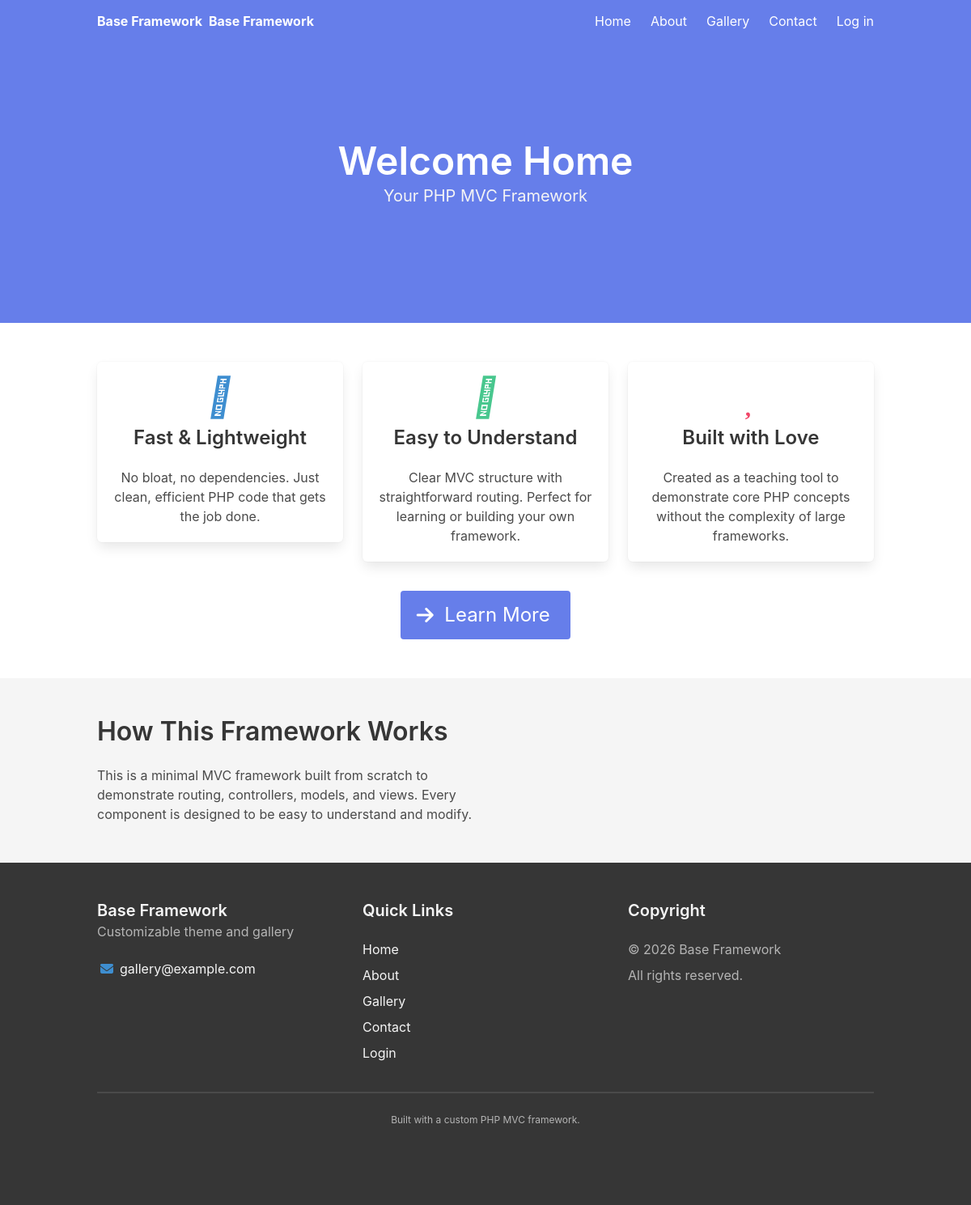
The page / on the database its author committed.
### tables this page shows
CREATE TABLE IF NOT EXISTS theme_settings (
    id INT AUTO_INCREMENT PRIMARY KEY,

     
    primary_color VARCHAR(7) NOT NULL DEFAULT '#667eea' COMMENT 'Primary brand color (hex)',
    secondary_color VARCHAR(7) NOT NULL DEFAULT '#764ba2' COMMENT 'Secondary accent color (hex)',
    accent_color VARCHAR(7) NOT NULL DEFAULT '#48c78e' COMMENT 'Tertiary accent color (hex)',
    danger_color VARCHAR(7) NOT NULL DEFAULT '#f14668' COMMENT 'Danger/destructive color (hex)',

     
    navbar_color VARCHAR(7) DEFAULT '#667eea' COMMENT 'Navbar background color (hex)',
    navbar_hover_color VARCHAR(7) DEFAULT '#ffffff' COMMENT 'Navbar hover color (hex)',
    navbar_text_color VARCHAR(7) DEFAULT '#ffffff' COMMENT 'Navbar text color (hex)',

     
    logo_path VARCHAR(255) DEFAULT NULL COMMENT 'Path to uploaded logo file',
    favicon_path VARCHAR(255) DEFAULT NULL COMMENT 'Path to uploaded favicon file',
    site_name VARCHAR(100) DEFAULT NULL COMMENT 'Site name displayed in navigation',
    gallery_contact_email VARCHAR(255) DEFAULT NULL COMMENT 'Contact email shown on gallery/footer',
    footer_tagline VARCHAR(255) DEFAULT NULL COMMENT 'Optional footer tagline',

     
    hero_background_color VARCHAR(7) DEFAULT NULL COMMENT 'Hero background color (hex)',
    hero_background_image VARCHAR(255) DEFAULT NULL COMMENT 'Hero background image path',

     
    header_style ENUM('fixed', 'static') NOT NULL DEFAULT 'static' COMMENT 'Header positioning',
    card_style ENUM('default', 'elevated', 'flat') NOT NULL DEFAULT 'default' COMMENT 'Card appearance style',

     
    created_at TIMESTAMP DEFAULT CURRENT_TIMESTAMP,
    updated_at TIMESTAMP DEFAULT CURRENT_TIMESTAMP ON UPDATE CURRENT_TIMESTAMP
);

CREATE TABLE IF NOT EXISTS homepage_settings (
    id INT AUTO_INCREMENT PRIMARY KEY,

     
    hero_title VARCHAR(100) DEFAULT 'Welcome Home',
    hero_subtitle VARCHAR(255) DEFAULT 'Your PHP MVC Framework',
    hero_title_color VARCHAR(7) DEFAULT '#ffffff',
    hero_subtitle_color VARCHAR(7) DEFAULT '#f5f5f5',

    hero_background_color VARCHAR(7) DEFAULT '#667eea',
    hero_background_image VARCHAR(255) NULL,

     
    card1_icon VARCHAR(50) DEFAULT 'fa-rocket',
    card1_title VARCHAR(100) DEFAULT 'Fast & Lightweight',
    card1_text TEXT,

    card2_icon VARCHAR(50) DEFAULT 'fa-code',
    card2_title VARCHAR(100) DEFAULT 'Easy to Understand',
    card2_text TEXT,

    card3_icon VARCHAR(50) DEFAULT 'fa-heart',
    card3_title VARCHAR(100) DEFAULT 'Built with Love',
    card3_text TEXT,

     
    cta_button_text VARCHAR(100) DEFAULT 'Learn More',
    cta_button_link VARCHAR(255) DEFAULT '/about',

     
    bottom_section_layout VARCHAR(20) DEFAULT 'text-image',  
    bottom_section_title VARCHAR(255) DEFAULT 'How This Framework Works',
    bottom_section_text TEXT,
    bottom_section_image VARCHAR(255) NULL,

    created_at TIMESTAMP DEFAULT CURRENT_TIMESTAMP,
    updated_at TIMESTAMP DEFAULT CURRENT_TIMESTAMP ON UPDATE CURRENT_TIMESTAMP
);

### app/Views/home/index.php (the view, shortened to what the rows shown need)
<?php
$heroStyle = '';
if (!empty($settings['hero_background_image'])) {
    $heroStyle = "background-image: url('" . e($settings['hero_background_image']) . "'); background-size: cover; background-position: center;";
} else {
    $heroStyle = "background-color: " . e($settings['hero_background_color'] ?? '#667eea') . ";";
}
?>
<section class="hero is-medium" style="<?= $heroStyle ?>; position: relative; min-height: 320px; background-attachment: scroll; overflow: hidden;">
    <div class="hero-body" style="padding-top: 120px; position: relative; z-index: 1;">
        <div class="container has-text-centered">
            <h1 class="title is-1" style="color: <?= e($settings['hero_title_color'] ?? '#ffffff') ?>;"><?= e($settings['hero_title'] ?? 'Welcome Home') ?></h1>
            <?php if (!empty($settings['hero_subtitle'])): ?>
                <h2 class="subtitle" style="color: <?= e($settings['hero_subtitle_color'] ?? '#f5f5f5') ?>;"><?= e($settings['hero_subtitle']) ?></h2>
            <?php endif; ?>
        </div>
    </div>
</section>
<section class="section">
    <div class="container">
        <div class="columns">
            <div class="column is-4">
                <div class="box has-text-centered">
                    <span class="icon is-large has-text-info">
                        <i class="<?= e($settings['card1_icon'] ?? 'fas fa-rocket') ?> fa-3x"></i>
                    </span>
                    <h3 class="title is-4 mt-3"><?= e($settings['card1_title'] ?? 'Fast Performance') ?></h3>
                    <p><?= e($settings['card1_text'] ?? 'Built with modern PHP and optimized for speed.') ?></p>
                </div>
            </div>
            <div class="column is-4">
                <div class="box has-text-centered">
                    <span class="icon is-large has-text-success">
                        <i class="<?= e($settings['card2_icon'] ?? 'fas fa-shield-alt') ?> fa-3x"></i>
                    </span>
                    <h3 class="title is-4 mt-3"><?= e($settings['card2_title'] ?? 'Secure') ?></h3>
                    <p><?= e($settings['card2_text'] ?? 'CSRF protection, authentication, and secure password hashing built in.') ?></p>
                </div>
            </div>
            <div class="column is-4">
                <div class="box has-text-centered">
                    <span class="icon is-large has-text-danger">
                        <i class="<?= e($settings['card3_icon'] ?? 'fas fa-mobile-alt') ?> fa-3x"></i>
                    </span>
                    <h3 class="title is-4 mt-3"><?= e($settings['card3_title'] ?? 'Responsive') ?></h3>
                    <p><?= e($settings['card3_text'] ?? 'Mobile-friendly design using Bulma CSS framework.') ?></p>
                </div>
            </div>
        </div>
        <div class="has-text-centered mt-5">
            <a href="<?= e($settings['cta_button_link'] ?? '/about') ?>" class="button is-primary is-large">
                <span class="icon">
                    <i class="fas fa-arrow-right"></i>
                </span>
                <span><?= e($settings['cta_button_text'] ?? 'Get Started') ?></span>
            </a>
        </div>
    </div>
</section>
<?php if (!empty($settings['bottom_section_title']) || !empty($settings['bottom_section_text']) || !empty($settings['bottom_section_image'])): ?>
<section class="section has-background-light">
    <div class="container">
        <div class="columns is-vcentered <?= ($settings['bottom_section_layout'] ?? 'text-image') === 'image-text' ? 'is-reverse-mobile' : '' ?>">
            <?php if (($settings['bottom_section_layout'] ?? 'text-image') === 'text-image'): ?>
                <div class="column is-6">
                    <h2 class="title is-3"><?= e($settings['bottom_section_title'] ?? 'About This Framework') ?></h2>
                    <div class="content">
                        <p><?= nl2br(e($settings['bottom_section_text'] ?? 'This is a minimal, educational PHP MVC framework demonstrating front controller and routing patterns.')) ?></p>
                    </div>
                </div>
                <div class="column is-6">
                </div>
            <?php endif; ?>
        </div>
    </div>
</section>
<?php endif; ?>

### core/Router.php (shortened to what the rows shown need)
<?php
class Router
{
    protected array $routes;
    public function __construct()
    {
        $this->routes = require BASE_PATH . '/config/routes.php';
    }
    public function dispatch(string $method, string $uri): void
    {
        $uri = $this->normalizeUri($uri);
        foreach ($this->routes[$method] as $pattern => $handler) {
            $params = $this->matchRoute($pattern, $uri);
            if ($params !== false) {
                $this->callController($handler, $params);
                return;
            }
        }
        throw new \Core\Exceptions\NotFoundHttpException("No route matches {$method} {$uri}");
    }
    protected function normalizeUri(string $uri): string
    {
        $uri = rtrim($uri, '/') ?: '/';
        return $uri;
    }
    protected function matchRoute(string $pattern, string $uri): array|false
    {
        $regex = '#^' . $pattern . '$#';
        if (preg_match($regex, $uri, $matches)) {
            array_shift($matches);
            return $matches;
        }
        return false;
    }
    protected function callController(array $handler, array $params): void
    {
        $methodName = $handler[1];
        $controller = new $controllerClass();
        call_user_func_array([$controller, $methodName], $params);
    }
}

### app/Views/layouts/main.php (shortened to what the rows shown need)
<?php
$theme = get_site_theme();
?>
<!DOCTYPE html>
<html lang="en">
<head>
    <link rel="stylesheet" href="https://cdn.jsdelivr.net/npm/bulma@0.9.4/css/bulma.min.css">
    <link rel="stylesheet" href="https://cdnjs.cloudflare.com/ajax/libs/font-awesome/6.4.0/css/all.min.css">
    <link rel="stylesheet" href="/assets/css/app.css">
</head>
<body>
    <?php require BASE_PATH . '/app/Views/partials/nav.php'; ?>
    <main class="content-wrapper">
        <?= $content ?>
    </main>
    <?php
    $siteName = theme_setting('site_name') ?: APP_NAME;
    $footerEmail = theme_setting('gallery_contact_email');
    $footerTagline = theme_setting('footer_tagline');
    $currentYear = date('Y');
    ?>
    <footer class="footer has-background-dark has-text-light">
        <div class="container">
            <div class="columns">
                <div class="column is-4">
                    <h3 class="title is-5 has-text-light"><?= e($siteName) ?></h3>
                    <?php if (!empty($footerTagline)): ?>
                        <p class="subtitle is-6 has-text-grey-light"><?= e($footerTagline) ?></p>
                    <?php endif; ?>
                    <?php if (!empty($footerEmail)): ?>
                        <p class="mt-3">
                            <span class="icon-text">
                                <span class="icon has-text-info">
                                    <i class="fas fa-envelope"></i>
                                </span>
                                <span><a href="mailto:<?= e($footerEmail) ?>" class="has-text-light"><?= e($footerEmail) ?></a></span>
                            </span>
                        </p>
                    <?php endif; ?>
                </div>
                <div class="column is-4">
                    <h3 class="title is-5 has-text-light">Quick Links</h3>
                    <ul>
                        <li><a href="/" class="has-text-light">Home</a></li>
                        <li class="mt-2"><a href="/about" class="has-text-light">About</a></li>
                        <li class="mt-2"><a href="/gallery" class="has-text-light">Gallery</a></li>
                        <li class="mt-2"><a href="/contact" class="has-text-light">Contact</a></li>
                        <?php if (is_authenticated()): ?>
                            <?php if (is_admin()): ?>
                                <li class="mt-2"><a href="/admin" class="has-text-light">Admin Panel</a></li>
                            <?php endif; ?>
                        <?php else: ?>
                            <li class="mt-2"><a href="/login" class="has-text-light">Login</a></li>
                        <?php endif; ?>
                    </ul>
                </div>
                <div class="column is-4">
                    <h3 class="title is-5 has-text-light">Copyright</h3>
                    <p class="has-text-grey-light">
                        © <?= $currentYear ?> <?= e($siteName) ?>
                    </p>
                    <p class="has-text-grey-light mt-2">
                        All rights reserved.
                    </p>
                </div>
            </div>
            <hr class="has-background-grey-dark">
            <div class="content has-text-centered has-text-grey-light">
                <p class="is-size-7">
                    Built with a custom PHP MVC framework.
                </p>
            </div>
        </div>
    </footer>
</body>
</html>

### app/Views/partials/nav.php (shortened to what the rows shown need)
<nav class="navbar is-primary" role="navigation" aria-label="main navigation">
    <div class="container">
        <div class="navbar-brand">
            <?php
            $logo = theme_setting('logo_path');
            $siteName = theme_setting('site_name');
            ?>
            <a class="navbar-item has-text-weight-bold" href="/">
                <?php if ($logo): ?>
                    <img src="<?= e($logo) ?>" alt="<?= APP_NAME ?>" style="max-height: 40px;">
                <?php else: ?>
                    <?= APP_NAME ?>
                <?php endif; ?>
                <?php if ($siteName): ?>
                    <span class="ml-2"><?= e($siteName) ?></span>
                <?php endif; ?>
            </a>
        </div>
        <div id="mainNavbar" class="navbar-menu">
            <div class="navbar-end">
                <a class="navbar-item" href="/">Home</a>
                <a class="navbar-item" href="/about">About</a>
                <a class="navbar-item" href="/gallery">Gallery</a>
                <a class="navbar-item" href="/contact">Contact</a>
                <?php if (is_authenticated()): ?>
                    <?php $user = auth_user(); ?>
                    <div class="navbar-item has-dropdown is-hoverable">
                        <a class="navbar-link">
                            <?= e($user['name']) ?>
                            <?php if (is_admin()): ?>
                                <span class="tag is-warning is-small ml-2">Admin</span>
                            <?php endif; ?>
                        </a>
                        <div class="navbar-dropdown is-right">
                            <a class="navbar-item" href="/profile">
                                <span class="icon"><i class="fas fa-user"></i></span>
                                <span>Profile</span>
                            </a>
                            <?php if (is_admin()): ?>
                                <a class="navbar-item" href="/admin">
                                    <span class="icon"><i class="fas fa-cog"></i></span>
                                    <span>Admin Panel</span>
                                </a>
                            <?php endif; ?>
                            <hr class="navbar-divider">
                            <form method="POST" action="/logout">
                                <?= csrf_field() ?>
                                <button type="submit" class="navbar-item" style="width: 100%; border: none; background: none; cursor: pointer; justify-content: flex-start; display: flex; align-items: center; font-family: inherit; font-size: inherit; padding: 0.5rem 0.75rem;">
                                    <span class="icon"><i class="fas fa-sign-out-alt"></i></span>
                                    <span>Logout</span>
                                </button>
                            </form>
                        </div>
                    </div>
                <?php else: ?>
                    <a class="navbar-item" href="/login">Log in</a>
                <?php endif; ?>
            </div>
        </div>
    </div>
</nav>

### rows shown on the page
theme_settings: site_name "Base Framework", footer_tagline "Customizable theme and gallery", gallery_contact_email "gallery@example.com"
homepage_settings: hero_title "Welcome Home", hero_subtitle "Your PHP MVC Framework", card1_title "Fast & Lightweight", card1_text "No bloat, no dependencies. Just clean, efficient PHP code that gets the job done.", card2_title "Easy to Understand", card2_text "Clear MVC structure with straightforward routing. Perfect for learning or building your own framework.", card3_title "Built with Love", card3_text "Created as a teaching tool to demonstrate core PHP concepts without the complexity of large frameworks.", cta_button_text "Learn More", bottom_section_title "How This Framework Works", bottom_section_text "This is a minimal MVC framework built from scratch to demonstrate routing, controllers, models, and views. Every component is designed to be easy to understand and modify."
